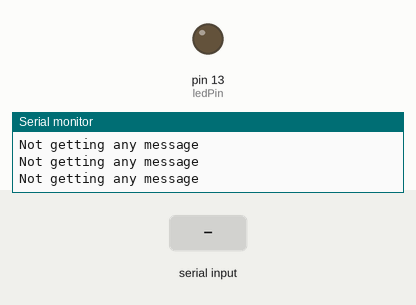
Recording of a sketch running on a simulated Arduino Uno, built with avr-gcc and run on an emulated ATmega328P. Parts: output pins drawn as LEDs (lit = HIGH), the last lines printed to the serial monitor. Inputs (shaded band) come from the test bench.

Above: at 1.2 s.
1.3 s: "on" received over Serial
At 2.7 s:
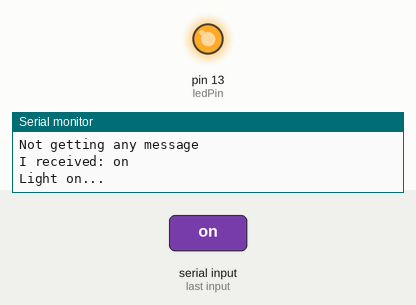
3.8 s: "of" received over Serial
At 6.0 s:
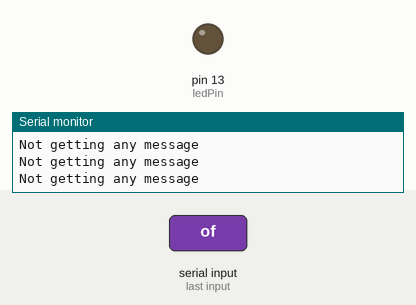
Timing chart, 0 to 7.5 s (numbered marks = the images above; inputs shaded):
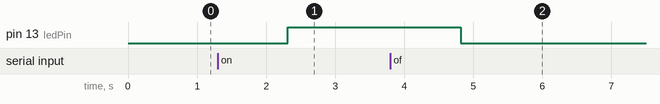

The sketch:

serial_blinker.ino
```cpp
int ledPin = 13;

char dataString[50] = {0};
int a = 0;

String incomingByte;
void setup()
{
  Serial.begin(9600);
  pinMode(ledPin, OUTPUT);
}

void loop()
{

  if (Serial.available() > 0) {
    incomingByte = Serial.readString();

    Serial.print("I received: ");
    Serial.println(incomingByte);

    incomingByte = incomingByte.substring(0,2);

    if(incomingByte == "on"){
      digitalWrite(ledPin, HIGH);
      Serial.println("Light on...");
    }
    else if(incomingByte == "of"){
      digitalWrite(ledPin, LOW);
      Serial.println("Light off...");
    }
    else{
      Serial.print("Got ");
      Serial.println(incomingByte);
    }
    //delay(5000);
    Serial.readString();
  }
  Serial.println("Not getting any message");
}
```

Measured:
- after the input at 1.3 s, pin 13 (ledPin): LOW → HIGH after 1.0 s
- after the input at 3.8 s, pin 13 (ledPin): HIGH → LOW after 1.0 s
